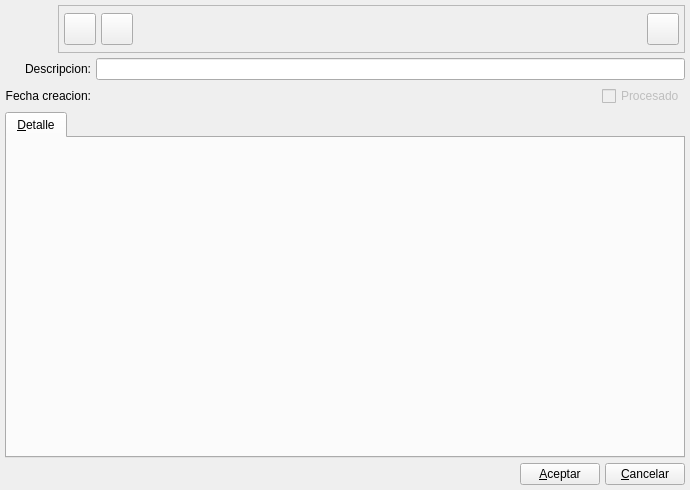
<ui version="4.0" >
 <author>Tomeu Borras</author>
 <class>InventarioBase</class>
 <widget class="QWidget" name="InventarioBase" >
  <property name="geometry" >
   <rect>
    <x>0</x>
    <y>0</y>
    <width>690</width>
    <height>490</height>
   </rect>
  </property>
  <property name="windowTitle" >
   <string>Inventario</string>
  </property>
  <property name="windowIcon" >
   <iconset resource="../../bulmages.qrc" >:/Bulmafact48x48/images/png/48x48/i_bulmages_articulos_familias.48x48.png</iconset>
  </property>
  <layout class="QGridLayout" >
   <property name="margin" >
    <number>5</number>
   </property>
   <property name="spacing" >
    <number>5</number>
   </property>
   <item row="1" column="0" >
    <widget class="QLabel" name="textLabel1_5" >
     <property name="text" >
      <string>Descripcion:</string>
     </property>
     <property name="alignment" >
      <set>Qt::AlignRight|Qt::AlignTrailing|Qt::AlignVCenter</set>
     </property>
    </widget>
   </item>
   <item row="2" column="0" >
    <widget class="QLabel" name="textLabel1_2" >
     <property name="text" >
      <string>Fecha creacion:</string>
     </property>
     <property name="alignment" >
      <set>Qt::AlignRight|Qt::AlignTrailing|Qt::AlignVCenter</set>
     </property>
    </widget>
   </item>
   <item row="2" column="1" >
    <widget class="BusquedaFecha" native="1" name="mui_fechainventario" >
     <property name="sizePolicy" >
      <sizepolicy>
       <hsizetype>7</hsizetype>
       <vsizetype>5</vsizetype>
       <horstretch>0</horstretch>
       <verstretch>0</verstretch>
      </sizepolicy>
     </property>
     <property name="minimumSize" >
      <size>
       <width>150</width>
       <height>0</height>
      </size>
     </property>
     <property name="focusPolicy" >
      <enum>Qt::StrongFocus</enum>
     </property>
    </widget>
   </item>
   <item row="2" column="2" >
    <spacer>
     <property name="orientation" >
      <enum>Qt::Horizontal</enum>
     </property>
     <property name="sizeType" >
      <enum>QSizePolicy::Expanding</enum>
     </property>
     <property name="sizeHint" >
      <size>
       <width>61</width>
       <height>22</height>
      </size>
     </property>
    </spacer>
   </item>
   <item row="1" column="1" colspan="3" >
    <widget class="QLineEdit" name="mui_nominventario" />
   </item>
   <item row="2" column="3" >
    <widget class="QCheckBox" name="m_procesadoinventario" >
     <property name="enabled" >
      <bool>false</bool>
     </property>
     <property name="text" >
      <string>Procesado</string>
     </property>
    </widget>
   </item>
   <item row="4" column="0" colspan="4" >
    <layout class="QHBoxLayout" >
     <property name="margin" >
      <number>0</number>
     </property>
     <property name="spacing" >
      <number>5</number>
     </property>
     <item>
      <spacer>
       <property name="orientation" >
        <enum>Qt::Horizontal</enum>
       </property>
       <property name="sizeHint" >
        <size>
         <width>581</width>
         <height>20</height>
        </size>
       </property>
      </spacer>
     </item>
     <item>
      <widget class="QPushButton" name="mui_aceptar" >
       <property name="text" >
        <string>&amp;Aceptar</string>
       </property>
      </widget>
     </item>
     <item>
      <widget class="QPushButton" name="mui_cancelar" >
       <property name="text" >
        <string>&amp;Cancelar</string>
       </property>
      </widget>
     </item>
    </layout>
   </item>
   <item row="3" column="0" colspan="4" >
    <widget class="QTabWidget" name="discounts" >
     <property name="enabled" >
      <bool>true</bool>
     </property>
     <widget class="QWidget" name="tab" >
      <attribute name="title" >
       <string>&amp;Detalle</string>
      </attribute>
      <layout class="QVBoxLayout" >
       <property name="margin" >
        <number>0</number>
       </property>
       <property name="spacing" >
        <number>2</number>
       </property>
       <item>
        <widget class="ListControlStockView" native="1" name="subform2" />
       </item>
      </layout>
     </widget>
    </widget>
   </item>
   <item row="0" column="0" colspan="4" >
    <layout class="QHBoxLayout" >
     <property name="margin" >
      <number>0</number>
     </property>
     <property name="spacing" >
      <number>5</number>
     </property>
     <item>
      <widget class="QLabel" name="pixmapLabel1" >
       <property name="sizePolicy" >
        <sizepolicy>
         <hsizetype>0</hsizetype>
         <vsizetype>0</vsizetype>
         <horstretch>0</horstretch>
         <verstretch>0</verstretch>
        </sizepolicy>
       </property>
       <property name="minimumSize" >
        <size>
         <width>48</width>
         <height>48</height>
        </size>
       </property>
       <property name="maximumSize" >
        <size>
         <width>48</width>
         <height>48</height>
        </size>
       </property>
       <property name="pixmap" >
        <pixmap resource="../../bulmages.qrc" >:/Bulmafact48x48/images/png/48x48/i_bulmages_articulos_familias.48x48.png</pixmap>
       </property>
       <property name="scaledContents" >
        <bool>true</bool>
       </property>
      </widget>
     </item>
     <item>
      <widget class="QFrame" name="frame" >
       <property name="frameShape" >
        <enum>QFrame::StyledPanel</enum>
       </property>
       <property name="frameShadow" >
        <enum>QFrame::Raised</enum>
       </property>
       <layout class="QHBoxLayout" >
        <property name="margin" >
         <number>5</number>
        </property>
        <property name="spacing" >
         <number>5</number>
        </property>
        <item>
         <widget class="QToolButton" name="mui_guardar2" >
          <property name="minimumSize" >
           <size>
            <width>32</width>
            <height>32</height>
           </size>
          </property>
          <property name="maximumSize" >
           <size>
            <width>32</width>
            <height>32</height>
           </size>
          </property>
          <property name="toolTip" >
           <string>Guardar inventario</string>
          </property>
          <property name="whatsThis" >
           <string>Guardar inventario</string>
          </property>
          <property name="text" >
           <string/>
          </property>
          <property name="icon" >
           <iconset resource="../../bulmages.qrc" >:/Genericos32x32/images/png/i_save.xpm</iconset>
          </property>
          <property name="iconSize" >
           <size>
            <width>32</width>
            <height>32</height>
           </size>
          </property>
         </widget>
        </item>
        <item>
         <widget class="QToolButton" name="mui_borrar2" >
          <property name="minimumSize" >
           <size>
            <width>32</width>
            <height>32</height>
           </size>
          </property>
          <property name="maximumSize" >
           <size>
            <width>32</width>
            <height>32</height>
           </size>
          </property>
          <property name="toolTip" >
           <string>Borrar inventario</string>
          </property>
          <property name="whatsThis" >
           <string>Borrar inventario</string>
          </property>
          <property name="text" >
           <string/>
          </property>
          <property name="icon" >
           <iconset resource="../../bulmages.qrc" >:/Genericos32x32/images/png/i_editDelete.png</iconset>
          </property>
          <property name="iconSize" >
           <size>
            <width>32</width>
            <height>32</height>
           </size>
          </property>
         </widget>
        </item>
        <item>
         <spacer>
          <property name="orientation" >
           <enum>Qt::Horizontal</enum>
          </property>
          <property name="sizeType" >
           <enum>QSizePolicy::Expanding</enum>
          </property>
          <property name="sizeHint" >
           <size>
            <width>300</width>
            <height>21</height>
           </size>
          </property>
         </spacer>
        </item>
        <item>
         <widget class="QToolButton" name="mui_pregenerar" >
          <property name="enabled" >
           <bool>true</bool>
          </property>
          <property name="minimumSize" >
           <size>
            <width>32</width>
            <height>32</height>
           </size>
          </property>
          <property name="maximumSize" >
           <size>
            <width>32</width>
            <height>32</height>
           </size>
          </property>
          <property name="toolTip" >
           <string>Pregenerar inventario</string>
          </property>
          <property name="whatsThis" >
           <string>Pregenerar inventario</string>
          </property>
          <property name="icon" >
           <iconset resource="../../bulmages.qrc" >:/Bulmafact48x48/images/png/48x48/i_bulmages_articulos_familias.48x48.png</iconset>
          </property>
          <property name="iconSize" >
           <size>
            <width>32</width>
            <height>32</height>
           </size>
          </property>
         </widget>
        </item>
       </layout>
      </widget>
     </item>
    </layout>
   </item>
  </layout>
 </widget>
 <layoutdefault spacing="2" margin="2" />
 <customwidgets>
  <customwidget>
   <class>BusquedaFecha</class>
   <extends>QWidget</extends>
   <header>../../../bulmalib/src/busquedafecha.h</header>
  </customwidget>
  <customwidget>
   <class>ListControlStockView</class>
   <extends>QWidget</extends>
   <header>listcontrolstockview.h</header>
  </customwidget>
 </customwidgets>
 <resources>
  <include location="../../bulmages.qrc" />
 </resources>
 <connections>
  <connection>
   <sender>mui_cancelar</sender>
   <signal>clicked()</signal>
   <receiver>InventarioBase</receiver>
   <slot>close()</slot>
   <hints>
    <hint type="sourcelabel" >
     <x>494</x>
     <y>551</y>
    </hint>
    <hint type="destinationlabel" >
     <x>620</x>
     <y>111</y>
    </hint>
   </hints>
  </connection>
 </connections>
</ui>
